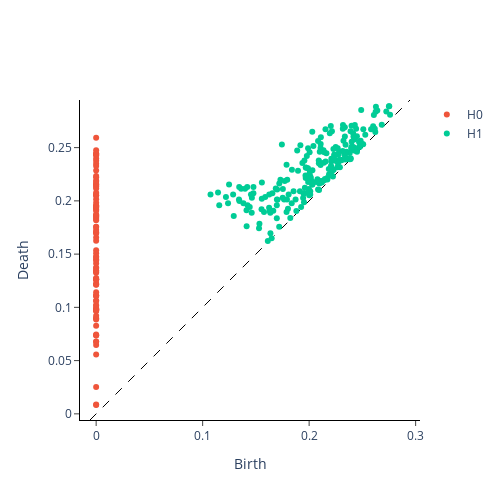

Notebook source saved alongside this figure:
### Code cell
# clique oriented CBMD
dgm_clique_or_CBMD=rev_directed(L_CBMD)
plot_diagram(dgm_clique_or_CBMD[0])
